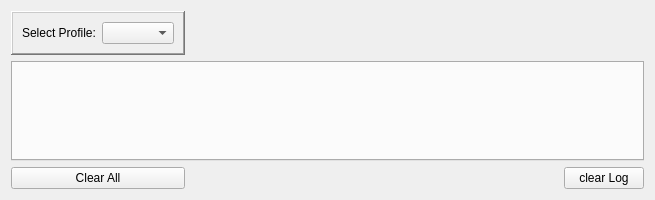
<?xml version="1.0" encoding="UTF-8"?>
<ui version="4.0">
 <class>logViewerObject</class>
 <widget class="QWidget" name="logViewerObject">
  <property name="geometry">
   <rect>
    <x>0</x>
    <y>0</y>
    <width>655</width>
    <height>200</height>
   </rect>
  </property>
  <property name="windowTitle">
   <string>Form</string>
  </property>
  <layout class="QGridLayout" name="gridLayout">
   <item row="1" column="1" colspan="4">
    <widget class="QTabWidget" name="logTab">
     <property name="currentIndex">
      <number>-1</number>
     </property>
    </widget>
   </item>
   <item row="2" column="4">
    <widget class="QPushButton" name="clearLogButton">
     <property name="text">
      <string>clear Log</string>
     </property>
     <property name="icon">
      <iconset resource="../resources.qrc">
       <normaloff>:/icons/icons/trash-can.png</normaloff>:/icons/icons/trash-can.png</iconset>
     </property>
     <property name="iconSize">
      <size>
       <width>22</width>
       <height>22</height>
      </size>
     </property>
    </widget>
   </item>
   <item row="0" column="1">
    <widget class="QFrame" name="frame">
     <property name="styleSheet">
      <string notr="true"/>
     </property>
     <property name="frameShape">
      <enum>QFrame::Shape::WinPanel</enum>
     </property>
     <property name="frameShadow">
      <enum>QFrame::Shadow::Raised</enum>
     </property>
     <layout class="QGridLayout" name="gridLayout_2">
      <item row="0" column="2">
       <widget class="QComboBox" name="profileComboBox"/>
      </item>
      <item row="0" column="1">
       <widget class="QLabel" name="profileLabel">
        <property name="text">
         <string>Select Profile:</string>
        </property>
       </widget>
      </item>
     </layout>
    </widget>
   </item>
   <item row="0" column="2" colspan="3">
    <spacer name="horizontalSpacer">
     <property name="orientation">
      <enum>Qt::Orientation::Horizontal</enum>
     </property>
     <property name="sizeHint" stdset="0">
      <size>
       <width>40</width>
       <height>20</height>
      </size>
     </property>
    </spacer>
   </item>
   <item row="2" column="2" colspan="2">
    <spacer name="horizontalSpacer_2">
     <property name="orientation">
      <enum>Qt::Orientation::Horizontal</enum>
     </property>
     <property name="sizeHint" stdset="0">
      <size>
       <width>428</width>
       <height>20</height>
      </size>
     </property>
    </spacer>
   </item>
   <item row="2" column="1">
    <widget class="QPushButton" name="clearAllButton">
     <property name="text">
      <string>Clear All</string>
     </property>
     <property name="icon">
      <iconset resource="../resources.qrc">
       <normaloff>:/icons/icons/clear_all.png</normaloff>:/icons/icons/clear_all.png</iconset>
     </property>
     <property name="iconSize">
      <size>
       <width>22</width>
       <height>22</height>
      </size>
     </property>
    </widget>
   </item>
  </layout>
 </widget>
 <resources>
  <include location="../resources.qrc"/>
  <include location="../resources.qrc"/>
 </resources>
 <connections>
  <connection>
   <sender>profileComboBox</sender>
   <signal>activated(int)</signal>
   <receiver>logViewerObject</receiver>
   <slot>slot_profileSeclectionChanged()</slot>
   <hints>
    <hint type="sourcelabel">
     <x>182</x>
     <y>36</y>
    </hint>
    <hint type="destinationlabel">
     <x>240</x>
     <y>14</y>
    </hint>
   </hints>
  </connection>
  <connection>
   <sender>clearLogButton</sender>
   <signal>clicked()</signal>
   <receiver>logViewerObject</receiver>
   <slot>slot_clearLogButtonClicked()</slot>
   <hints>
    <hint type="sourcelabel">
     <x>645</x>
     <y>372</y>
    </hint>
    <hint type="destinationlabel">
     <x>442</x>
     <y>356</y>
    </hint>
   </hints>
  </connection>
  <connection>
   <sender>clearAllButton</sender>
   <signal>clicked()</signal>
   <receiver>logViewerObject</receiver>
   <slot>slot_clearAllButtonClicked()</slot>
   <hints>
    <hint type="sourcelabel">
     <x>113</x>
     <y>355</y>
    </hint>
    <hint type="destinationlabel">
     <x>197</x>
     <y>353</y>
    </hint>
   </hints>
  </connection>
 </connections>
 <slots>
  <slot>slot_profileSeclectionChanged()</slot>
  <slot>slot_clearLogButtonClicked()</slot>
  <slot>slot_clearAllButtonClicked()</slot>
 </slots>
</ui>
